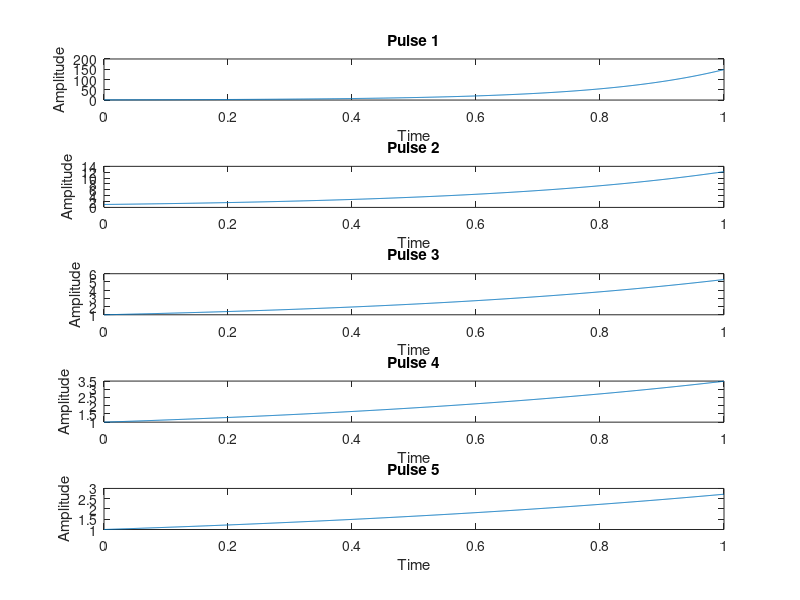

This figure's MATLAB source:
% Thiết lập các thông số
t = linspace(0, 1, 1000); % 1000 điểm trong khoảng từ 0 đến 1
num_of_pulses = 5; % Số lượng chuỗi xung

% Tạo các chuỗi xung
pulses = zeros(num_of_pulses, length(t)); % Ma trận để lưu trữ các chuỗi xung

for i = 1:num_of_pulses
    x_t = exp(t*(num_of_pulses/i)); % Hàm x(t) = e^t với tỉ lệ thay đổi theo i
    pulses(i,:) = x_t;
end

% Vẽ đồ thị các chuỗi xung
figure;
for i = 1:num_of_pulses
    subplot(num_of_pulses, 1, i);
    plot(t, pulses(i,:));
    title(['Pulse ', num2str(i)]);
    xlabel('Time');
    ylabel('Amplitude');
end
